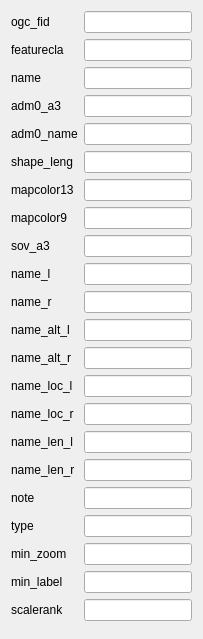
<ui version="4.0"><widget class="QWidget"><layout class="QGridLayout"><item row="0" column="0"><widget class="QLabel"><property name="text"><string>ogc_fid</string></property></widget></item><item row="0" column="1"><widget name="ogc_fid" class="QLineEdit"><property name="readOnly"><bool>false</bool></property><property name="required"><bool>true</bool></property></widget></item><item row="1" column="0"><widget class="QLabel"><property name="text"><string>featurecla</string></property></widget></item><item row="1" column="1"><widget name="featurecla" class="QLineEdit"><property name="readOnly"><bool>false</bool></property><property name="required"><bool>false</bool></property></widget></item><item row="2" column="0"><widget class="QLabel"><property name="text"><string>name</string></property></widget></item><item row="2" column="1"><widget name="name" class="QLineEdit"><property name="readOnly"><bool>false</bool></property><property name="required"><bool>false</bool></property></widget></item><item row="3" column="0"><widget class="QLabel"><property name="text"><string>adm0_a3</string></property></widget></item><item row="3" column="1"><widget name="adm0_a3" class="QLineEdit"><property name="readOnly"><bool>false</bool></property><property name="required"><bool>false</bool></property></widget></item><item row="4" column="0"><widget class="QLabel"><property name="text"><string>adm0_name</string></property></widget></item><item row="4" column="1"><widget name="adm0_name" class="QLineEdit"><property name="readOnly"><bool>false</bool></property><property name="required"><bool>false</bool></property></widget></item><item row="5" column="0"><widget class="QLabel"><property name="text"><string>shape_leng</string></property></widget></item><item row="5" column="1"><widget name="shape_leng" class="QLineEdit"><property name="readOnly"><bool>false</bool></property><property name="required"><bool>false</bool></property></widget></item><item row="6" column="0"><widget class="QLabel"><property name="text"><string>mapcolor13</string></property></widget></item><item row="6" column="1"><widget name="mapcolor13" class="QLineEdit"><property name="readOnly"><bool>false</bool></property><property name="required"><bool>false</bool></property></widget></item><item row="7" column="0"><widget class="QLabel"><property name="text"><string>mapcolor9</string></property></widget></item><item row="7" column="1"><widget name="mapcolor9" class="QLineEdit"><property name="readOnly"><bool>false</bool></property><property name="required"><bool>false</bool></property></widget></item><item row="8" column="0"><widget class="QLabel"><property name="text"><string>sov_a3</string></property></widget></item><item row="8" column="1"><widget name="sov_a3" class="QLineEdit"><property name="readOnly"><bool>false</bool></property><property name="required"><bool>false</bool></property></widget></item><item row="9" column="0"><widget class="QLabel"><property name="text"><string>name_l</string></property></widget></item><item row="9" column="1"><widget name="name_l" class="QLineEdit"><property name="readOnly"><bool>false</bool></property><property name="required"><bool>false</bool></property></widget></item><item row="10" column="0"><widget class="QLabel"><property name="text"><string>name_r</string></property></widget></item><item row="10" column="1"><widget name="name_r" class="QLineEdit"><property name="readOnly"><bool>false</bool></property><property name="required"><bool>false</bool></property></widget></item><item row="11" column="0"><widget class="QLabel"><property name="text"><string>name_alt_l</string></property></widget></item><item row="11" column="1"><widget name="name_alt_l" class="QLineEdit"><property name="readOnly"><bool>false</bool></property><property name="required"><bool>false</bool></property></widget></item><item row="12" column="0"><widget class="QLabel"><property name="text"><string>name_alt_r</string></property></widget></item><item row="12" column="1"><widget name="name_alt_r" class="QLineEdit"><property name="readOnly"><bool>false</bool></property><property name="required"><bool>false</bool></property></widget></item><item row="13" column="0"><widget class="QLabel"><property name="text"><string>name_loc_l</string></property></widget></item><item row="13" column="1"><widget name="name_loc_l" class="QLineEdit"><property name="readOnly"><bool>false</bool></property><property name="required"><bool>false</bool></property></widget></item><item row="14" column="0"><widget class="QLabel"><property name="text"><string>name_loc_r</string></property></widget></item><item row="14" column="1"><widget name="name_loc_r" class="QLineEdit"><property name="readOnly"><bool>false</bool></property><property name="required"><bool>false</bool></property></widget></item><item row="15" column="0"><widget class="QLabel"><property name="text"><string>name_len_l</string></property></widget></item><item row="15" column="1"><widget name="name_len_l" class="QLineEdit"><property name="readOnly"><bool>false</bool></property><property name="required"><bool>false</bool></property></widget></item><item row="16" column="0"><widget class="QLabel"><property name="text"><string>name_len_r</string></property></widget></item><item row="16" column="1"><widget name="name_len_r" class="QLineEdit"><property name="readOnly"><bool>false</bool></property><property name="required"><bool>false</bool></property></widget></item><item row="17" column="0"><widget class="QLabel"><property name="text"><string>note</string></property></widget></item><item row="17" column="1"><widget name="note" class="QLineEdit"><property name="readOnly"><bool>false</bool></property><property name="required"><bool>false</bool></property></widget></item><item row="18" column="0"><widget class="QLabel"><property name="text"><string>type</string></property></widget></item><item row="18" column="1"><widget name="type" class="QLineEdit"><property name="readOnly"><bool>false</bool></property><property name="required"><bool>false</bool></property></widget></item><item row="19" column="0"><widget class="QLabel"><property name="text"><string>min_zoom</string></property></widget></item><item row="19" column="1"><widget name="min_zoom" class="QLineEdit"><property name="readOnly"><bool>false</bool></property><property name="required"><bool>false</bool></property></widget></item><item row="20" column="0"><widget class="QLabel"><property name="text"><string>min_label</string></property></widget></item><item row="20" column="1"><widget name="min_label" class="QLineEdit"><property name="readOnly"><bool>false</bool></property><property name="required"><bool>false</bool></property></widget></item><item row="21" column="0"><widget class="QLabel"><property name="text"><string>scalerank</string></property></widget></item><item row="21" column="1"><widget name="scalerank" class="QLineEdit"><property name="readOnly"><bool>false</bool></property><property name="required"><bool>false</bool></property></widget></item><item row="23" column="0" colspan="2"><spacer><property name="orientation"><enum>Qt::Vertical</enum></property></spacer></item></layout></widget></ui>
